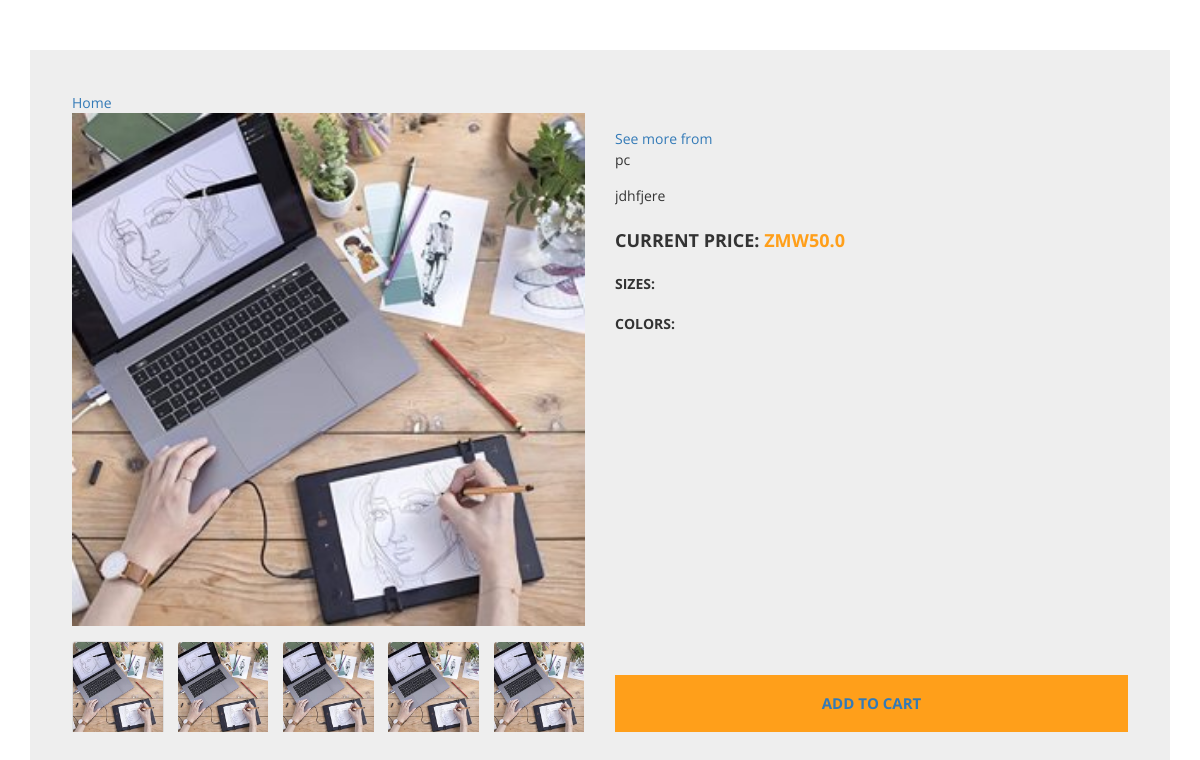
Page /Electronics/pc/ on the committed database.
### store/models.py (models this page shows, shortened)
class Product(models.Model):
    DELETED = 'deleted'
    ACTIVE = 'active'
    STATUS = (
        ('True', 'True'),
        ('False', 'False'),
        ('DELETED', 'deleted'),
        ('DRAFT', 'draft'),
        ('ACTIVE', 'Active'),
    )
    VARIANTS = (
        ('None', 'None'),
        ('Size', 'Size'),
        ('Color', 'Color'),
        ('Size-Color', 'Size-Color'),
    )
    vendor = models.ForeignKey(Vendor, related_name='products', on_delete=models.CASCADE, default=True)
    category = models.ForeignKey(Category, related_name= 'products', on_delete=models.CASCADE) #many to one relation with Category
    title = models.CharField(max_length=150)
    keywords = models.CharField(max_length=255)
    description = models.TextField(max_length=255)
    image=models.ImageField(upload_to='images/',null=True, blank=True)
    thumbnail = models.ImageField(upload_to='uploads/product_images/thumbnail', blank=True, null=True)
    price = models.IntegerField()
    amount=models.IntegerField(default=0, blank=True, null=True)
    minamount=models.IntegerField(default=3, blank=True, null=True)
    variant=models.CharField(max_length=10,choices=VARIANTS, default='None')
    detail=RichTextUploadingField(blank=True, null=True)
    slug = models.SlugField(null=False, unique=True)
    status=models.CharField(max_length=10,choices=STATUS, default=ACTIVE)
    create_at=models.DateTimeField(auto_now_add=True)
    update_at=models.DateTimeField(auto_now=True)
    def get_display_price(self): ### to display price in decimal of the product on the front page
        return self.price / 100
    class Meta: #this function sorts products in the order of newly created to be listed first on the front page
        ordering = ('-create_at',)
    def image_tag(self): ## method to create a fake table field in read only mode
        return mark_safe('<img src="{}" height="50"/>'.format(self.image.url))
    image_tag.short_description = 'Image'
    def get_thumbnail(self):
        if self.thumbnail:
            return self.thumbnail.url

### store/views.py (the view)
# urls.py: path('<slug:category_slug>/<slug:slug>/', views.product_detail, name='product_detail'),
def product_detail(request, category_slug, slug):
    product = get_object_or_404(Product, slug=slug)# status=Product.ACTIVE to show only active products in the product detail page
    category = get_object_or_404(Category, slug=category_slug)
    images = Images.objects.filter()
    return render(request, 'store/product_detail.html', {
        'product': product,
        'category': category,
        'images': images,
    })

### store/context_processors.py (called while the page is built)
def cart(request):
    return{'cart': Cart(request)}

### store/templates/store/product_detail.html (shortened to what this page needs)
<!DOCTYPE html>
<html lang="en">
  <head>
   <link href="//maxcdn.bootstrapcdn.com/bootstrap/3.3.0/css/bootstrap.min.css" rel="stylesheet" id="bootstrap-css">
  </head>
  <body>
	<div class="container">
		<div class="card">
         <a href="{% url 'frontpage' %}">Home</a>
			<div class="container-fliud">
				<div class="wrapper row">
					<div class="preview col-md-6">
						<div class="preview-pic tab-content">
						  <div class="tab-pane active" id="pic-1"><img src="{{ product.get_thumbnail }}" alt="Image of {{ product.title }}"></div>
						</div>
						<ul class="preview-thumbnail nav nav-tabs">
						  <li class="active"><a data-target="#pic-1" data-toggle="tab"><img src="{{ product.get_thumbnail }}" /></a></li>
						  <li><a data-target="#pic-2" data-toggle="tab"><img src="{{ product.get_thumbnail }}" /></a></li>
						  <li><a data-target="#pic-3" data-toggle="tab"><img src="{{ product.get_thumbnail }}" /></a></li>
						  <li><a data-target="#pic-4" data-toggle="tab"><img src="{{ product.get_thumbnail }}" /></a></li>
						  <li><a data-target="#pic-5" data-toggle="tab"><img src="{{ product.get_thumbnail }}" /></a></li>
						</ul>
					</div>
					<div class="details col-md-6">
                  <a href="{% url 'vendor_detail' product.user.id %}">See more from {% firstof product.user.get_full_name product.user %}</a>
						<div class="rating">
							<span class="review-no">{{ product.title }}</span>
						</div>
						<p class="product-description">{{ product.description }}</p>
						<h4 class="price">current price: <span>ZMW{{ product.get_display_price }}</span></h4>
						<h5 class="sizes">sizes:
						</h5>
						<h5 class="colors">colors:
						</h5>
						<div class="submit">
							<div class="buy_bt"><a href="{% url 'add_to_cart' product.id %}">Add to cart</a></div>
						</div>
					</div>
				</div>
			</div>
		</div>
	</div>
  </body>
</html>

### store/templates/store/product_detail.html (style rules this page uses)
*, body { font-family: 'open sans'; overflow-x: hidden; }
img { max-width: 100%; }
.preview { display: -webkit-box; display: -webkit-flex; display: -ms-flexbox; display: flex; -webkit-box-orient: vertical; -webkit-box-direction: normal; -webkit-flex-direction: column; -ms-flex-direction: column; flex-direction: column; }
.preview-pic { -webkit-box-flex: 10; -webkit-flex-grow: 10; -ms-flex-positive: 10; flex-grow: 10; }
.preview-thumbnail.nav-tabs { border: none; margin-top: 15px; }
.preview-thumbnail.nav-tabs li { width: 18%; margin-right: 2.5%; }
.preview-thumbnail.nav-tabs li img { max-width: 100%; display: block; }
.preview-thumbnail.nav-tabs li a { padding: 0; margin: 0; }
.preview-thumbnail.nav-tabs li:last-of-type { margin-right: 0; }
.tab-content { overflow: hidden; }
.tab-content img { width: 100%; -webkit-animation-name: opacity; animation-name: opacity; -webkit-animation-duration: .3s; animation-duration: .3s; }
.card { margin-top: 50px; background: #eee; padding: 3em; line-height: 1.5em; }
@media screen and (min-width: 997px) { .wrapper { display: -webkit-box; display: -webkit-flex; display: -ms-flexbox; display: flex; } }
.details { display: -webkit-box; display: -webkit-flex; display: -ms-flexbox; display: flex; -webkit-box-orient: vertical; -webkit-box-direction: normal; -webkit-flex-direction: column; -ms-flex-direction: column; flex-direction: column; }
.colors { -webkit-box-flex: 1; -webkit-flex-grow: 1; -ms-flex-positive: 1; flex-grow: 1; }
.product-title, .price, .sizes, .colors { text-transform: UPPERCASE; font-weight: bold; }
.checked, .price span { color: #ff9f1a; }
.product-title, .rating, .product-description, .price, .vote, .sizes { margin-bottom: 15px; }
.buy_bt, .like { background: #ff9f1a; padding: 1.2em 1.5em; border: none; text-transform: UPPERCASE; text-align: center; font-size: 15px; font-weight: bold; color: #fff; -webkit-transition: background .3s ease; transition: background .3s ease; }

### rows in the picture
Product: get_thumbnail (picture), title "pc", description "jdhfjere", get_display_price "50.0"
